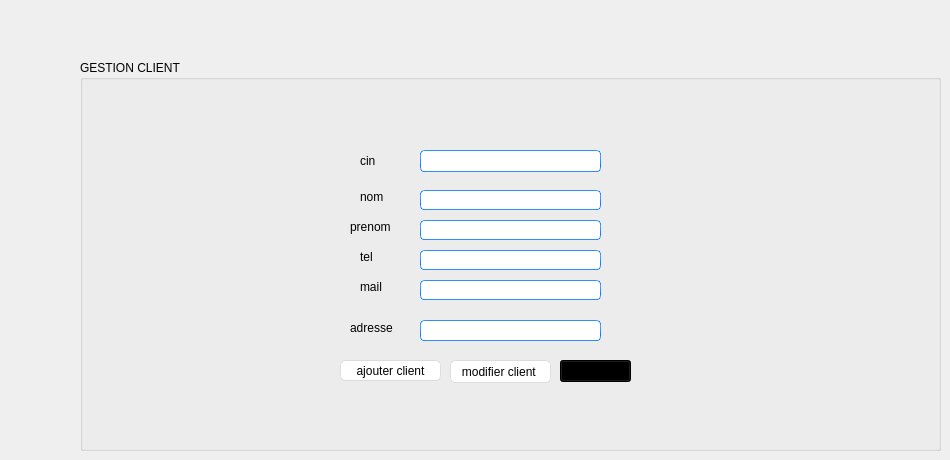
                <widget class="QWidget" name="tab">
                 <attribute name="title">
                  <string>gestion client</string>
                 </attribute>
                 <widget class="QLabel" name="label_23">
                  <property name="geometry">
                   <rect>
                    <x>20</x>
                    <y>30</y>
                    <width>47</width>
                    <height>14</height>
                   </rect>
                  </property>
                  <property name="text">
                   <string/>
                  </property>
                 </widget>
                 <widget class="QGroupBox" name="groupBox_7">
                  <property name="geometry">
                   <rect>
                    <x>80</x>
                    <y>60</y>
                    <width>861</width>
                    <height>391</height>
                   </rect>
                  </property>
                  <property name="styleSheet">
                   <string notr="true">QMainWindow {
	background-color:#ececec;
}
QTextEdit {
	border-width: 1px;
	border-style: solid;
	border-color: qlineargradient(spread:pad, x1:0.5, y1:1, x2:0.5, y2:0, stop:0 rgba(0, 113, 255, 255), stop:1 rgba(91, 171, 252, 255));
}
QPlainTextEdit {
	border-width: 1px;
	border-style: solid;
	border-color: qlineargradient(spread:pad, x1:0.5, y1:1, x2:0.5, y2:0, stop:0 rgba(0, 113, 255, 255), stop:1 rgba(91, 171, 252, 255));
}
QToolButton {
	border-style: solid;
	border-top-color: qlineargradient(spread:pad, x1:0.5, y1:1, x2:0.5, y2:0, stop:0 rgb(215, 215, 215), stop:1 rgb(222, 222, 222));
	border-right-color: qlineargradient(spread:pad, x1:0, y1:0.5, x2:1, y2:0.5, stop:0 rgb(217, 217, 217), stop:1 rgb(227, 227, 227));
	border-left-color: qlineargradient(spread:pad, x1:0, y1:0.5, x2:1, y2:0.5, stop:0 rgb(227, 227, 227), stop:1 rgb(217, 217, 217));
	border-bottom-color: qlineargradient(spread:pad, x1:0.5, y1:1, x2:0.5, y2:0, stop:0 rgb(215, 215, 215), stop:1 rgb(222, 222, 222));
	border-width: 1px;
	border-radius: 5px;
	color: rgb(0,0,0);
	padding: 2px;
	background-color: rgb(255,255,255);
}
QToolButton:hover{
	border-style: solid;
	border-top-color: qlineargradient(spread:pad, x1:0.5, y1:1, x2:0.5, y2:0, stop:0 rgb(195, 195, 195), stop:1 rgb(222, 222, 222));
	border-right-color: qlineargradient(spread:pad, x1:0, y1:0.5, x2:1, y2:0.5, stop:0 rgb(197, 197, 197), stop:1 rgb(227, 227, 227));
	border-left-color: qlineargradient(spread:pad, x1:0, y1:0.5, x2:1, y2:0.5, stop:0 rgb(227, 227, 227), stop:1 rgb(197, 197, 197));
	border-bottom-color: qlineargradient(spread:pad, x1:0.5, y1:1, x2:0.5, y2:0, stop:0 rgb(195, 195, 195), stop:1 rgb(222, 222, 222));
	border-width: 1px;
	border-radius: 5px;
	color: rgb(0,0,0);
	padding: 2px;
	background-color: rgb(255,255,255);
}
QToolButton:pressed{
	border-style: solid;
	border-top-color: qlineargradient(spread:pad, x1:0.5, y1:1, x2:0.5, y2:0, stop:0 rgb(215, 215, 215), stop:1 rgb(222, 222, 222));
	border-right-color: qlineargradient(spread:pad, x1:0, y1:0.5, x2:1, y2:0.5, stop:0 rgb(217, 217, 217), stop:1 rgb(227, 227, 227));
	border-left-color: qlineargradient(spread:pad, x1:0, y1:0.5, x2:1, y2:0.5, stop:0 rgb(227, 227, 227), stop:1 rgb(217, 217, 217));
	border-bottom-color: qlineargradient(spread:pad, x1:0.5, y1:1, x2:0.5, y2:0, stop:0 rgb(215, 215, 215), stop:1 rgb(222, 222, 222));
	border-width: 1px;
	border-radius: 5px;
	color: rgb(0,0,0);
	padding: 2px;
	background-color: rgb(142,142,142);
}
QPushButton{
	border-style: solid;
	border-top-color: qlineargradient(spread:pad, x1:0.5, y1:1, x2:0.5, y2:0, stop:0 rgb(215, 215, 215), stop:1 rgb(222, 222, 222));
	border-right-color: qlineargradient(spread:pad, x1:0, y1:0.5, x2:1, y2:0.5, stop:0 rgb(217, 217, 217), stop:1 rgb(227, 227, 227));
	border-left-color: qlineargradient(spread:pad, x1:0, y1:0.5, x2:1, y2:0.5, stop:0 rgb(227, 227, 227), stop:1 rgb(217, 217, 217));
	border-bottom-color: qlineargradient(spread:pad, x1:0.5, y1:1, x2:0.5, y2:0, stop:0 rgb(215, 215, 215), stop:1 rgb(222, 222, 222));
	border-width: 1px;
	border-radius: 5px;
	color: rgb(0,0,0);
	padding: 2px;
	background-color: rgb(255,255,255);
}
QPushButton::default{
	border-style: solid;
	border-top-color: qlineargradient(spread:pad, x1:0.5, y1:1, x2:0.5, y2:0, stop:0 rgb(215, 215, 215), stop:1 rgb(222, 222, 222));
	border-right-color: qlineargradient(spread:pad, x1:0, y1:0.5, x2:1, y2:0.5, stop:0 rgb(217, 217, 217), stop:1 rgb(227, 227, 227));
	border-left-color: qlineargradient(spread:pad, x1:0, y1:0.5, x2:1, y2:0.5, stop:0 rgb(227, 227, 227), stop:1 rgb(217, 217, 217));
	border-bottom-color: qlineargradient(spread:pad, x1:0.5, y1:1, x2:0.5, y2:0, stop:0 rgb(215, 215, 215), stop:1 rgb(222, 222, 222));
	border-width: 1px;
	border-radius: 5px;
	color: rgb(0,0,0);
	padding: 2px;
	background-color: rgb(255,255,255);
}
QPushButton:hover{
	border-style: solid;
	border-top-color: qlineargradient(spread:pad, x1:0.5, y1:1, x2:0.5, y2:0, stop:0 rgb(195, 195, 195), stop:1 rgb(222, 222, 222));
	border-right-color: qlineargradient(spread:pad, x1:0, y1:0.5, x2:1, y2:0.5, stop:0 rgb(197, 197, 197), stop:1 rgb(227, 227, 227));
	border-left-color: qlineargradient(spread:pad, x1:0, y1:0.5, x2:1, y2:0.5, stop:0 rgb(227, 227, 227), stop:1 rgb(197, 197, 197));
	border-bottom-color: qlineargradient(spread:pad, x1:0.5, y1:1, x2:0.5, y2:0, stop:0 rgb(195, 195, 195), stop:1 rgb(222, 222, 222));
	border-width: 1px;
	border-radius: 5px;
	color: rgb(0,0,0);
	padding: 2px;
	background-color: rgb(255,255,255);
}
QPushButton:pressed{
	border-style: solid;
	border-top-color: qlineargradient(spread:pad, x1:0.5, y1:1, x2:0.5, y2:0, stop:0 rgb(215, 215, 215), stop:1 rgb(222, 222, 222));
	border-right-color: qlineargradient(spread:pad, x1:0, y1:0.5, x2:1, y2:0.5, stop:0 rgb(217, 217, 217), stop:1 rgb(227, 227, 227));
	border-left-color: qlineargradient(spread:pad, x1:0, y1:0.5, x2:1, y2:0.5, stop:0 rgb(227, 227, 227), stop:1 rgb(217, 217, 217));
	border-bottom-color: qlineargradient(spread:pad, x1:0.5, y1:1, x2:0.5, y2:0, stop:0 rgb(215, 215, 215), stop:1 rgb(222, 222, 222));
	border-width: 1px;
	border-radius: 5px;
	color: rgb(0,0,0);
	padding: 2px;
	background-color: rgb(142,142,142);
}
QPushButton:disabled{
	border-style: solid;
	border-top-color: qlineargradient(spread:pad, x1:0.5, y1:1, x2:0.5, y2:0, stop:0 rgb(215, 215, 215), stop:1 rgb(222, 222, 222));
	border-right-color: qlineargradient(spread:pad, x1:0, y1:0.5, x2:1, y2:0.5, stop:0 rgb(217, 217, 217), stop:1 rgb(227, 227, 227));
	border-left-color: qlineargradient(spread:pad, x1:0, y1:0.5, x2:1, y2:0.5, stop:0 rgb(227, 227, 227), stop:1 rgb(217, 217, 217));
	border-bottom-color: qlineargradient(spread:pad, x1:0.5, y1:1, x2:0.5, y2:0, stop:0 rgb(215, 215, 215), stop:1 rgb(222, 222, 222));
	border-width: 1px;
	border-radius: 5px;
	color: #808086;
	padding: 2px;
	background-color: rgb(142,142,142);
}
QLineEdit {
	border-width: 1px; border-radius: 4px;
	border-style: solid;
	border-color: qlineargradient(spread:pad, x1:0.5, y1:1, x2:0.5, y2:0, stop:0 rgba(0, 113, 255, 255), stop:1 rgba(91, 171, 252, 255));
}
QLabel {
	color: #000000;
}
QLCDNumber {
	color: rgb(0, 113, 255, 255);
}
QProgressBar {
	text-align: center;
	color: rgb(240, 240, 240);
	border-width: 1px; 
	border-radius: 10px;
	border-color: rgb(230, 230, 230);
	border-style: solid;
	background-color:rgb(207,207,207);
}
QProgressBar::chunk {
	background-color: qlineargradient(spread:pad, x1:0.5, y1:1, x2:0.5, y2:0, stop:0 rgba(49, 147, 250, 255), stop:1 rgba(34, 142, 255, 255));
	border-radius: 10px;
}
QMenuBar {
	background-color: qlineargradient(spread:pad, x1:0.5, y1:1, x2:0.5, y2:0, stop:0 rgba(207, 209, 207, 255), stop:1 rgba(230, 229, 230, 255));
}
QMenuBar::item {
	color: #000000;
  	spacing: 3px;
  	padding: 1px 4px;
	background-color: qlineargradient(spread:pad, x1:0.5, y1:1, x2:0.5, y2:0, stop:0 rgba(207, 209, 207, 255), stop:1 rgba(230, 229, 230, 255));
}

QMenuBar::item:selected {
  	background-color: qlineargradient(spread:pad, x1:0.5, y1:1, x2:0.5, y2:0, stop:0 rgba(0, 113, 255, 255), stop:1 rgba(91, 171, 252, 255));
	color: #FFFFFF;
}
QMenu::item:selected {
	border-style: solid;
	border-top-color: transparent;
	border-right-color: transparent;
	border-left-color: qlineargradient(spread:pad, x1:0.5, y1:1, x2:0.5, y2:0, stop:0 rgba(0, 113, 255, 255), stop:1 rgba(91, 171, 252, 255));
	border-bottom-color: transparent;
	border-left-width: 2px;
	color: #000000;
	padding-left:15px;
	padding-top:4px;
	padding-bottom:4px;
	padding-right:7px;
}
QMenu::item {
	border-style: solid;
	border-top-color: transparent;
	border-right-color: transparent;
	border-left-color: transparent;
	border-bottom-color: transparent;
	border-bottom-width: 1px;
	color: #000000;
	padding-left:17px;
	padding-top:4px;
	padding-bottom:4px;
	padding-right:7px;
}
QTabWidget {
	color:rgb(0,0,0);
	background-color:#000000;
}
QTabWidget::pane {
		border-color: rgb(223,223,223);
		background-color:rgb(226,226,226);
		border-style: solid;
		border-width: 2px;
    	border-radius: 6px;
}
QTabBar::tab:first {
	border-style: solid;
	border-left-width:1px;
	border-right-width:0px;
	border-top-width:1px;
	border-bottom-width:1px;
	border-top-color: rgb(209,209,209);
	border-left-color: qlineargradient(spread:pad, x1:0.5, y1:1, x2:0.5, y2:0, stop:0 rgba(209, 209, 209, 209), stop:1 rgba(229, 229, 229, 229));
	border-bottom-color: rgb(229,229,229);
	border-top-left-radius: 4px;
	border-bottom-left-radius: 4px;
	color: #000000;
	padding: 3px;
	margin-left:0px;
	background-color: qlineargradient(spread:pad, x1:0.5, y1:1, x2:0.5, y2:0, stop:0 rgba(247, 247, 247, 255), stop:1 rgba(255, 255, 255, 255));
}
QTabBar::tab:last {
	border-style: solid;
	border-width:1px;
	border-top-color: rgb(209,209,209);
	border-left-color: qlineargradient(spread:pad, x1:0.5, y1:1, x2:0.5, y2:0, stop:0 rgba(209, 209, 209, 209), stop:1 rgba(229, 229, 229, 229));
	border-right-color: qlineargradient(spread:pad, x1:0.5, y1:1, x2:0.5, y2:0, stop:0 rgba(209, 209, 209, 209), stop:1 rgba(229, 229, 229, 229));
	border-bottom-color: rgb(229,229,229);
	border-top-right-radius: 4px;
	border-bottom-right-radius: 4px;
	color: #000000;
	padding: 3px;
	margin-left:0px;
	background-color: qlineargradient(spread:pad, x1:0.5, y1:1, x2:0.5, y2:0, stop:0 rgba(247, 247, 247, 255), stop:1 rgba(255, 255, 255, 255));
}
QTabBar::tab {
	border-style: solid;
	border-top-width:1px;
	border-bottom-width:1px;
	border-left-width:1px;
	border-top-color: rgb(209,209,209);
	border-left-color: qlineargradient(spread:pad, x1:0.5, y1:1, x2:0.5, y2:0, stop:0 rgba(209, 209, 209, 209), stop:1 rgba(229, 229, 229, 229));
	border-bottom-color: rgb(229,229,229);
	color: #000000;
	padding: 3px;
	margin-left:0px;
	background-color: qlineargradient(spread:pad, x1:0.5, y1:1, x2:0.5, y2:0, stop:0 rgba(247, 247, 247, 255), stop:1 rgba(255, 255, 255, 255));
}
QTabBar::tab:selected, QTabBar::tab:last:selected, QTabBar::tab:hover {
  	border-style: solid;
  	border-left-width:1px;
	border-right-color: transparent;
	border-top-color: rgb(209,209,209);
	border-left-color: qlineargradient(spread:pad, x1:0.5, y1:1, x2:0.5, y2:0, stop:0 rgba(209, 209, 209, 209), stop:1 rgba(229, 229, 229, 229));
	border-bottom-color: rgb(229,229,229);
	color: #FFFFFF;
	padding: 3px;
	margin-left:0px;
	background-color: qlineargradient(spread:pad, x1:0.5, y1:1, x2:0.5, y2:0, stop:0 rgba(0, 113, 255, 255), stop:1 rgba(91, 171, 252, 255));
}

QTabBar::tab:selected, QTabBar::tab:first:selected, QTabBar::tab:hover {
  	border-style: solid;
  	border-left-width:1px;
  	border-bottom-width:1px;
  	border-top-width:1px;
	border-right-color: transparent;
	border-top-color: rgb(209,209,209);
	border-left-color: qlineargradient(spread:pad, x1:0.5, y1:1, x2:0.5, y2:0, stop:0 rgba(209, 209, 209, 209), stop:1 rgba(229, 229, 229, 229));
	border-bottom-color: rgb(229,229,229);
	color: #FFFFFF;
	padding: 3px;
	margin-left:0px;
	background-color: qlineargradient(spread:pad, x1:0.5, y1:1, x2:0.5, y2:0, stop:0 rgba(0, 113, 255, 255), stop:1 rgba(91, 171, 252, 255));
}

QCheckBox {
	color: #000000;
	padding: 2px;
}
QCheckBox:disabled {
	color: #808086;
	padding: 2px;
}

QCheckBox:hover {
	border-radius:4px;
	border-style:solid;
	padding-left: 1px;
	padding-right: 1px;
	padding-bottom: 1px;
	padding-top: 1px;
	border-width:1px;
	border-color: transparent;
}
QCheckBox::indicator:checked {

	height: 10px;
	width: 10px;
	border-style:solid;
	border-width: 1px;
	border-color: qlineargradient(spread:pad, x1:0.5, y1:1, x2:0.5, y2:0, stop:0 rgba(0, 113, 255, 255), stop:1 rgba(91, 171, 252, 255));
	color: #000000;
	background-color: qlineargradient(spread:pad, x1:0.5, y1:1, x2:0.5, y2:0, stop:0 rgba(0, 113, 255, 255), stop:1 rgba(91, 171, 252, 255));
}
QCheckBox::indicator:unchecked {

	height: 10px;
	width: 10px;
	border-style:solid;
	border-width: 1px;
	border-color: qlineargradient(spread:pad, x1:0.5, y1:1, x2:0.5, y2:0, stop:0 rgba(0, 113, 255, 255), stop:1 rgba(91, 171, 252, 255));
	color: #000000;
}
QRadioButton {
	color: 000000;
	padding: 1px;
}
QRadioButton::indicator:checked {
	height: 10px;
	width: 10px;
	border-style:solid;
	border-radius:5px;
	border-width: 1px;
	border-color: qlineargradient(spread:pad, x1:0.5, y1:1, x2:0.5, y2:0, stop:0 rgba(0, 113, 255, 255), stop:1 rgba(91, 171, 252, 255));
	color: #a9b7c6;
	background-color: qlineargradient(spread:pad, x1:0.5, y1:1, x2:0.5, y2:0, stop:0 rgba(0, 113, 255, 255), stop:1 rgba(91, 171, 252, 255));
}
QRadioButton::indicator:!checked {
	height: 10px;
	width: 10px;
	border-style:solid;
	border-radius:5px;
	border-width: 1px;
	border-color: qlineargradient(spread:pad, x1:0.5, y1:1, x2:0.5, y2:0, stop:0 rgba(0, 113, 255, 255), stop:1 rgba(91, 171, 252, 255));
	color: #a9b7c6;
	background-color: transparent;
}
QStatusBar {
	color:#027f7f;
}
QSpinBox {
	border-style: solid;
	border-width: 1px;
	border-color: qlineargradient(spread:pad, x1:0.5, y1:1, x2:0.5, y2:0, stop:0 rgba(0, 113, 255, 255), stop:1 rgba(91, 171, 252, 255));
}
QDoubleSpinBox {
	border-style: solid;
	border-width: 1px;
	border-color: qlineargradient(spread:pad, x1:0.5, y1:1, x2:0.5, y2:0, stop:0 rgba(0, 113, 255, 255), stop:1 rgba(91, 171, 252, 255));
}
QTimeEdit {
	border-style: solid;
	border-width: 1px;
	border-color: qlineargradient(spread:pad, x1:0.5, y1:1, x2:0.5, y2:0, stop:0 rgba(0, 113, 255, 255), stop:1 rgba(91, 171, 252, 255));
}
QDateTimeEdit {
	border-style: solid;
	border-width: 1px;
	border-color: qlineargradient(spread:pad, x1:0.5, y1:1, x2:0.5, y2:0, stop:0 rgba(0, 113, 255, 255), stop:1 rgba(91, 171, 252, 255));
}
QDateEdit {
	border-style: solid;
	border-width: 1px;
	border-color: qlineargradient(spread:pad, x1:0.5, y1:1, x2:0.5, y2:0, stop:0 rgba(0, 113, 255, 255), stop:1 rgba(91, 171, 252, 255));
}

QToolBox {
	color: #a9b7c6;
	background-color:#000000;
}
QToolBox::tab {
	color: #a9b7c6;
	background-color:#000000;
}
QToolBox::tab:selected {
	color: #FFFFFF;
	background-color:#000000;
}
QScrollArea {
	color: #FFFFFF;
	background-color:#000000;
}
QSlider::groove:horizontal {
	height: 5px;
	background-color: qlineargradient(spread:pad, x1:0.5, y1:1, x2:0.5, y2:0, stop:0 rgba(49, 147, 250, 255), stop:1 rgba(34, 142, 255, 255));
}
QSlider::groove:vertical {
	width: 5px;
	background-color: qlineargradient(spread:pad, x1:0.5, y1:1, x2:0.5, y2:0, stop:0 rgba(49, 147, 250, 255), stop:1 rgba(34, 142, 255, 255));
}
QSlider::handle:horizontal {
	background: rgb(253,253,253);
	border-style: solid;
	border-width: 1px;
	border-color: rgb(207,207,207);
	width: 12px;
	margin: -5px 0;
	border-radius: 7px;
}
QSlider::handle:vertical {
	background: rgb(253,253,253);
	border-style: solid;
	border-width: 1px;
	border-color: rgb(207,207,207);
	height: 12px;
	margin: 0 -5px;
	border-radius: 7px;
}
QSlider::add-page:horizontal {
    background: rgb(181,181,181);
}
QSlider::add-page:vertical {
    background: rgb(181,181,181);
}
QSlider::sub-page:horizontal {
    background-color: qlineargradient(spread:pad, x1:0.5, y1:1, x2:0.5, y2:0, stop:0 rgba(49, 147, 250, 255), stop:1 rgba(34, 142, 255, 255));
}
QSlider::sub-page:vertical {
    background-color: qlineargradient(spread:pad, y1:0.5, x1:1, y2:0.5, x2:0, stop:0 rgba(49, 147, 250, 255), stop:1 rgba(34, 142, 255, 255));
}
QScrollBar:horizontal {
	max-height: 20px;
	border: 1px transparent grey;
	margin: 0px 20px 0px 20px;
}
QScrollBar:vertical {
	max-width: 20px;
	border: 1px transparent grey;
	margin: 20px 0px 20px 0px;
}
QScrollBar::handle:horizontal {
	background: rgb(253,253,253);
	border-style: solid;
	border-width: 1px;
	border-color: rgb(207,207,207);
	border-radius: 7px;
	min-width: 25px;
}
QScrollBar::handle:horizontal:hover {
	background: rgb(253,253,253);
	border-style: solid;
	border-width: 1px;
	border-color: rgb(147, 200, 200);
	border-radius: 7px;
	min-width: 25px;
}
QScrollBar::handle:vertical {
	background: rgb(253,253,253);
	border-style: solid;
	border-width: 1px;
	border-color: rgb(207,207,207);
	border-radius: 7px;
	min-height: 25px;
}
QScrollBar::handle:vertical:hover {
	background: rgb(253,253,253);
	border-style: solid;
	border-width: 1px;
	border-color: rgb(147, 200, 200);
	border-radius: 7px;
	min-height: 25px;
}
QScrollBar::add-line:horizontal {
   border: 2px transparent grey;
   border-top-right-radius: 7px;
   border-bottom-right-radius: 7px;
   background: rgba(34, 142, 255, 255);
   width: 20px;
   subcontrol-position: right;
   subcontrol-origin: margin;
}
QScrollBar::add-line:horizontal:pressed {
   border: 2px transparent grey;
   border-top-right-radius: 7px;
   border-bottom-right-radius: 7px;
   background: rgb(181,181,181);
   width: 20px;
   subcontrol-position: right;
   subcontrol-origin: margin;
}
QScrollBar::add-line:vertical {
   border: 2px transparent grey;
   border-bottom-left-radius: 7px;
   border-bottom-right-radius: 7px;
   background: rgba(34, 142, 255, 255);
   height: 20px;
   subcontrol-position: bottom;
   subcontrol-origin: margin;
}
QScrollBar::add-line:vertical:pressed {
   border: 2px transparent grey;
   border-bottom-left-radius: 7px;
   border-bottom-right-radius: 7px;
   background: rgb(181,181,181);
   height: 20px;
   subcontrol-position: bottom;
   subcontrol-origin: margin;
}
QScrollBar::sub-line:horizontal {
   border: 2px transparent grey;
   border-top-left-radius: 7px;
   border-bottom-left-radius: 7px;
   background: rgba(34, 142, 255, 255);
   width: 20px;
   subcontrol-position: left;
   subcontrol-origin: margin;
}
QScrollBar::sub-line:horizontal:pressed {
   border: 2px transparent grey;
   border-top-left-radius: 7px;
   border-bottom-left-radius: 7px;
   background: rgb(181,181,181);
   width: 20px;
   subcontrol-position: left;
   subcontrol-origin: margin;
}
QScrollBar::sub-line:vertical {
   border: 2px transparent grey;
   border-top-left-radius: 7px;
   border-top-right-radius: 7px;
   background: rgba(34, 142, 255, 255);
   height: 20px;
   subcontrol-position: top;
   subcontrol-origin: margin;
}
QScrollBar::sub-line:vertical:pressed {
   border: 2px transparent grey;
   border-top-left-radius: 7px;
   border-top-right-radius: 7px;
   background: rgb(181,181,181);
   height: 20px;
   subcontrol-position: top;
   subcontrol-origin: margin;
}
QScrollBar::left-arrow:horizontal {
   border: 1px transparent grey;
   border-top-left-radius: 3px;
   border-bottom-left-radius: 3px;
   width: 6px;
   height: 6px;
   background: white;
}
QScrollBar::right-arrow:horizontal {
   border: 1px transparent grey;
   border-top-right-radius: 3px;
   border-bottom-right-radius: 3px;
   width: 6px;
   height: 6px;
   background: white;
}
QScrollBar::up-arrow:vertical {
   border: 1px transparent grey;
   border-top-left-radius: 3px;
   border-top-right-radius: 3px;
   width: 6px;
   height: 6px;
   background: white;
}
QScrollBar::down-arrow:vertical {
   border: 1px transparent grey;
   border-bottom-left-radius: 3px;
   border-bottom-right-radius: 3px;
   width: 6px;
   height: 6px;
   background: white;
}
QScrollBar::add-page:horizontal, QScrollBar::sub-page:horizontal {
   background: none;
}
QScrollBar::add-page:vertical, QScrollBar::sub-page:vertical {
   background: none;
}</string>
                  </property>
                  <property name="title">
                   <string>GESTION CLIENT</string>
                  </property>
                  <widget class="QLineEdit" name="le_adresse_2">
                   <property name="geometry">
                    <rect>
                     <x>340</x>
                     <y>260</y>
                     <width>181</width>
                     <height>21</height>
                    </rect>
                   </property>
                  </widget>
                  <widget class="QLineEdit" name="le_tel_2">
                   <property name="geometry">
                    <rect>
                     <x>340</x>
                     <y>190</y>
                     <width>181</width>
                     <height>20</height>
                    </rect>
                   </property>
                  </widget>
                  <widget class="QLineEdit" name="le_mail_2">
                   <property name="geometry">
                    <rect>
                     <x>340</x>
                     <y>220</y>
                     <width>181</width>
                     <height>20</height>
                    </rect>
                   </property>
                  </widget>
                  <widget class="QLineEdit" name="le_nom_2">
                   <property name="geometry">
                    <rect>
                     <x>340</x>
                     <y>130</y>
                     <width>181</width>
                     <height>20</height>
                    </rect>
                   </property>
                  </widget>
                  <widget class="QLineEdit" name="le_prenom_2">
                   <property name="geometry">
                    <rect>
                     <x>340</x>
                     <y>160</y>
                     <width>181</width>
                     <height>20</height>
                    </rect>
                   </property>
                  </widget>
                  <widget class="QLabel" name="label_24">
                   <property name="geometry">
                    <rect>
                     <x>270</x>
                     <y>260</y>
                     <width>56</width>
                     <height>16</height>
                    </rect>
                   </property>
                   <property name="text">
                    <string>adresse</string>
                   </property>
                  </widget>
                  <widget class="QLabel" name="label_25">
                   <property name="geometry">
                    <rect>
                     <x>280</x>
                     <y>190</y>
                     <width>47</width>
                     <height>14</height>
                    </rect>
                   </property>
                   <property name="text">
                    <string>tel</string>
                   </property>
                  </widget>
                  <widget class="QLabel" name="label_26">
                   <property name="geometry">
                    <rect>
                     <x>280</x>
                     <y>90</y>
                     <width>51</width>
                     <height>21</height>
                    </rect>
                   </property>
                   <property name="text">
                    <string>cin</string>
                   </property>
                  </widget>
                  <widget class="QLabel" name="label_27">
                   <property name="geometry">
                    <rect>
                     <x>270</x>
                     <y>160</y>
                     <width>47</width>
                     <height>14</height>
                    </rect>
                   </property>
                   <property name="text">
                    <string>prenom</string>
                   </property>
                  </widget>
                  <widget class="QLabel" name="label_28">
                   <property name="geometry">
                    <rect>
                     <x>280</x>
                     <y>130</y>
                     <width>47</width>
                     <height>14</height>
                    </rect>
                   </property>
                   <property name="text">
                    <string>nom</string>
                   </property>
                  </widget>
                  <widget class="QLabel" name="label_29">
                   <property name="geometry">
                    <rect>
                     <x>280</x>
                     <y>220</y>
                     <width>47</width>
                     <height>14</height>
                    </rect>
                   </property>
                   <property name="text">
                    <string>mail</string>
                   </property>
                  </widget>
                  <widget class="QPushButton" name="pushButton_3">
                   <property name="geometry">
                    <rect>
                     <x>370</x>
                     <y>300</y>
                     <width>101</width>
                     <height>23</height>
                    </rect>
                   </property>
                   <property name="text">
                    <string>modifier client </string>
                   </property>
                  </widget>
                  <widget class="QPushButton" name="pb_ajouter12">
                   <property name="geometry">
                    <rect>
                     <x>260</x>
                     <y>300</y>
                     <width>101</width>
                     <height>21</height>
                    </rect>
                   </property>
                   <property name="text">
                    <string>ajouter client</string>
                   </property>
                  </widget>
                  <widget class="QComboBox" name="comboBox">
                   <property name="geometry">
                    <rect>
                     <x>480</x>
                     <y>300</y>
                     <width>71</width>
                     <height>22</height>
                    </rect>
                   </property>
                   <property name="styleSheet">
                    <string notr="true">background-color: qconicalgradient(cx:0, cy:0, angle:135, stop:0 rgba(255, 255, 0, 69), stop:0.375 rgba(255, 255, 0, 69), stop:0.423533 rgba(251, 255, 0, 145), stop:0.45 rgba(247, 255, 0, 208), stop:0.477581 rgba(255, 244, 71, 130), stop:0.518717 rgba(255, 218, 71, 130), stop:0.55 rgba(255, 255, 0, 255), stop:0.57754 rgba(255, 203, 0, 130), stop:0.625 rgba(255, 255, 0, 69), stop:1 rgba(255, 255, 0, 69));</string>
                   </property>
                  </widget>
                  <widget class="QLineEdit" name="le_cin_2">
                   <property name="geometry">
                    <rect>
                     <x>340</x>
                     <y>90</y>
                     <width>181</width>
                     <height>22</height>
                    </rect>
                   </property>
                  </widget>
                 </widget>
                </widget>
